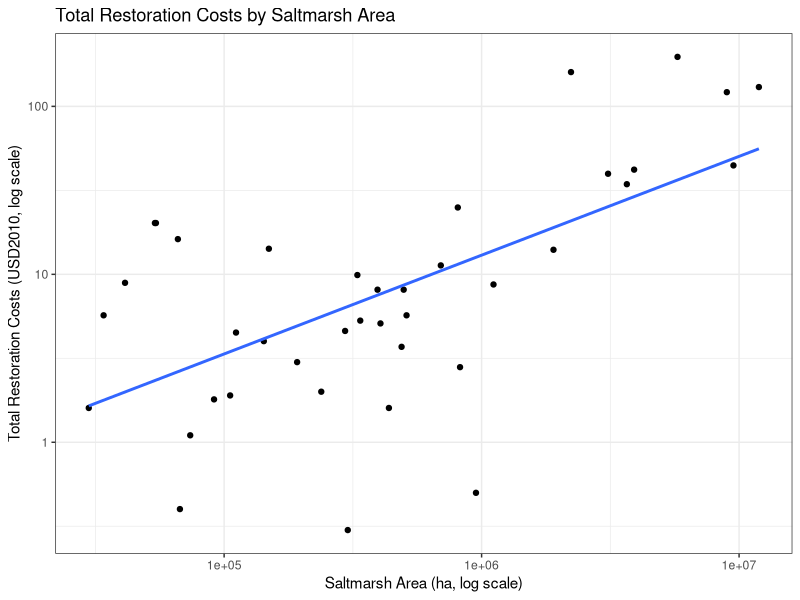

The R script that drew this image:
## ---- chunk 1
#load libraries
library(tidyverse)
library(here)
library(knitr)
library(kableExtra)

#import data
cost_df <- read.csv(here("data", "cost_df.csv"))
## ---- chunk 2
#inspect the dataset
#unique(cost_df$wetland_type)

#filter dataset for wetlands type
wetland_df <- cost_df %>% 
  filter(wetland_type == "saltmarsh") %>% 
  drop_na()
## ---- chunk 3
#create a new variable with restoration costs per hectare
wetland_df <- wetland_df %>%
  mutate(cost_per_ha = total_cost_2010 / area_ha)

#show me the study with the closest area to 60 hectares
# wetland_df %>% 
#   filter(area_ha > 40 & area_ha < 100) %>% 
#   select(observation, area_ha, total_cost_2010, cost_per_ha)
## ---- chunk 4

#filter wetland df to only include USA
wetland_usa <- wetland_df %>% 
  filter(country=="USA")

# Scatter plot with log-transformed axes
ggplot(wetland_usa, aes(x = total_cost_2010, y =area_ha)) +
  geom_point() +
  geom_smooth(method = "lm", se = FALSE) +
  scale_x_log10() +  # Log transform x-axis
  scale_y_log10() +  # Log transform y-axis
  labs(title = "Total Restoration Costs by Saltmarsh Area",
       x = "Saltmarsh Area (ha, log scale)",
       y = "Total Restoration Costs (USD2010, log scale)") +
  theme_bw()
## ---- chunk 5
# run regression
lm_cost <- lm(total_cost_2010 ~ area_ha, data = wetland_usa)

# display results
summary(lm_cost)
## ---- chunk 6
# recalculate total cost with 60 ha of wetland
hb_cost <- predict(lm_cost, data.frame(area_ha = 60))
# hb_cost
## ---- chunk 7
# 
# #ln(damages/GDP) = -7.992 - 0.236ln(wetlands) + 3.298ln(wind speed) - 
# #0.55ln(speed) + 0.137(volume) - 0.058(time)
# 
# #given data
# current_wetland_area <- 72
# additional_wetland_area <- 60
# total_wetland_area <- current_wetland_area + additional_wetland_area #132
# damages <- 18000000  
# 
# #calculate ln(damages/GDP) for current and total wetland area
# ln_damage_current <- -7.992 - 0.236 * log(current_wetland_area)
# #-7.992 - 0.236 * log(72)[4.276] = -9.001293
# 
# ln_damage_total <- -7.992 - 0.236 * log(total_wetland_area)
# #-7.992 - 0.236 * log(132)[4.882] = -9.144341
# 
# #calculate damages/GDP ratios (we found the log and we need the actual results)
# damage_current <- exp(ln_damage_current)
# #exp(-9.001293) ≈ 0.0001232503
# 
# damage_total <- exp(ln_damage_total)
# #exp(-9.144341) ≈ 0.0001068226
# 
# #calculate avoided damage
# #subtract the new ratio from the old ratio and multiply by the total damages
# avoided_damage <- damages * (damage_current - damage_total)
# #0.0001232503 - 0.0001068226 = 0.0000164277 * 18000000 = 295.6986
# avoided_damage


# Restoring additional wetlands can effectively reduce economic storm damage by approximately $295.70 in events similar to Hurricane Hilary.
## ---- chunk 8

#ln(damages/GDP) = -7.992 - 0.236ln(wetlands) + 3.298ln(wind speed) - 
#0.55ln(speed) + 0.137(volume) - 0.058(time)

#calculate change in wetland 
current_wetland_area <- 72
additional_wetland_area <- 60
total_wetland_area <- current_wetland_area + additional_wetland_area 
# 72 + 60 = 132


ln_wetland <- log(total_wetland_area/current_wetland_area)
# ln_wetland
#log(132/72) = 0.6061358034

#reduction in damages
ln_damages <- -0.236 * ln_wetland
# - 0.236 * 0.6061358034 = -0.1430480496
# ln_damages

#calculate damage
damages <- 18000000  
damage_new <- damages * exp(ln_damages)
#18,000,000 * exp(-0.1430480496)
# damage_new


avoided_damage = damages - damage_new
#18000000 - 15600824 = 2399176
avoided_damage #million
